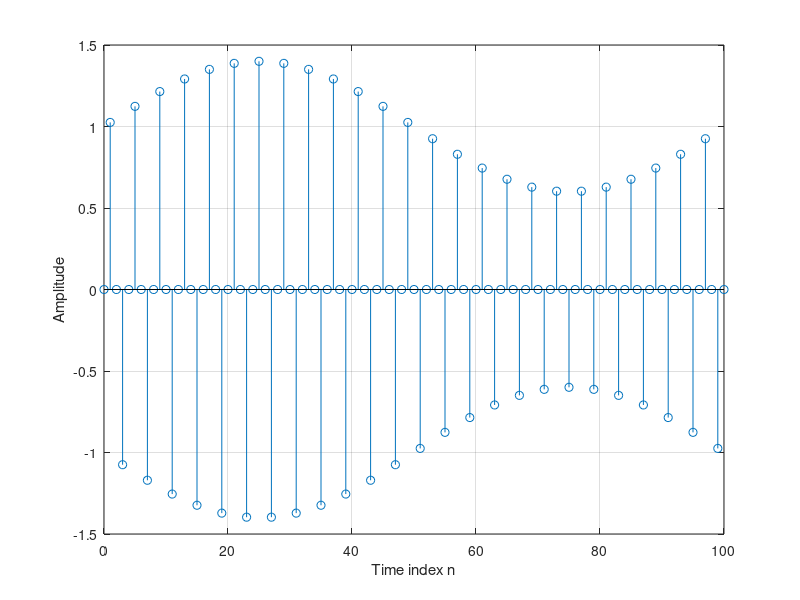

Write MATLAB code to recreate this figure.
% Program P1_6
% Generation of amplitude modulated sequence
clf;
n = 0:100;
m = 0.4;fH = 0.25; fL = 0.01;
xH = sin(2*pi*fH*n);
xL = sin(2*pi*fL*n);
y = (1+m*xL).*xH;
stem(n,y);grid;
xlabel('Time index n');ylabel('Amplitude');